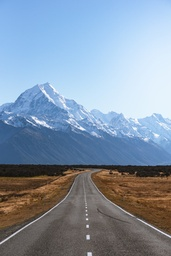
#> input picture segmentation/images/scene.jpeg, 171 x 256 px, shrunk from 1000 x 1498 before the run
$ python gbsegment.py ../images/scene.jpeg
#> lines starting #> are read from the running program, lines starting #| are printed output that depends on the picture
#!/usr/bin/env python
# coding: utf-8

import cv2
import numpy as np
import os, sys
from matplotlib import pyplot as plt


class union_find():
    def __init__(self, n_vertic):
        self._parent = [-1 for _ in range(n_vertic)]
        self._size = [1 for _ in range(n_vertic)]
        self._rank = [0 for _ in range(n_vertic)]
        self.n_vertic = n_vertic

    def join(self, a, b):
        ra = self.find_root(a)
        rb = self.find_root(b)

        if ra == rb:
            return

        if self._rank[ra] <=  self._rank[rb]:
            self._parent[ra] = rb
            self._size[rb] += self._size[ra]
        else:
            self._parent[rb] = ra
            self._size[ra] += self._size[rb]
        if self._rank[ra] ==  self._rank[rb]:
            self._rank[rb] += 1


    def find_root(self, x):
        if self._parent[x] == -1:
            return x

        temp = x
        while self._parent[temp] != -1:
            temp = self._parent[temp]
        self._parent[x] = temp

        return temp

    def size(self, x):
        root = self.find_root(x)
        return self._size[root]

    def parent(self):
        return self._parent

    def num_set(self):
        count = 0
        for p in self._parent:
            if p == -1:
                count += 1
        return count

    def print_set(self):
        for i, r in enumerate(self._parent):
            if r == -1:
                print("Root {}, size {}, rank {}".format(i, self._size[i], self._rank[i]))


def read_image(fpath):
    return cv2.imread(fpath, cv2.IMREAD_COLOR)

def get_distance(image_arr, record_vertic = False):
    """
    Build graph. A Pixel mimics a graph node, the distance messure between two nodes mimics an edge. Every node
    only consider the surounding 8 nodes as neighbors to form edges.
    Input:
        image_arr: a 2D array representing a channel
        record_vertic: choose whether to return the 2D coordinates with respect to an edge
    return:
        1. numpy array of edges
        2. numpy array of corresponding coordinates. Effective when record_vertic=True.
    """
    m, n = image_arr.shape
    dirs = [[-1, 1], [0, 1], [1, 1], [1, 0]]
    dist = []
    coord = []
    for x in range(m):
        for y in range(n):
            for d in dirs:
                nx = x + d[0]
                ny = y + d[1]
                if 0<=nx<m and 0<=ny<n:
                    dist.append(abs(image_arr[x, y] - image_arr[nx, ny]))
                    if record_vertic:
                        coord.append([x*n+y, nx*n+ny])

    return np.array(dist), np.array(coord)

def get_threshold(K, size):
    """
    Correction of internal distance.
    Input:
        K: a constant
        size: the size of the given set
    return:
        a scalar calculated by K/size
    """
    return K/size

def merge(image, K=100, min_size=50, filter_size=(3,3), sigma=0.5, high_recall=True, all_channel=True, verb=True):
    """
    Apply gassian smoothing filter. Use union-and-find data structure to group pixels. Depending on the setting
    of all_channel, either use all R, G, B channel or sum of squared values as clustering criteria.
    If the current edge(on all channels or SS value) is no greater than the internal distance
    (all channels or SS value) of each of the two candidate groups, merge the two groups.
    Input:
        K: same constant to calculate the internal distance
        min_size: the minimum number of pixels to form a group
        filter_size: Gaussian filter kernal size
        sigma: the standard deviation of gaussian filter
        high_recall: high recall mode uses mininum internal distance as metric, it tends not to cluster and
        leads to more segments. If high_recal is not set, it ues max interval distance, making it easier to
        cluster.
        all_channel: if use all three channel
    return:
        A union-find data structure that contains the grouping information.
    """
    image = cv2.GaussianBlur(image, filter_size, sigma)
    edges = []
    n_chan = 0
    n_vertic = image.shape[0]*image.shape[1]
    if len(image.shape) == 2:
        edges.append(get_distance(image))
        n_chan = 1
    elif len(image.shape) == 3:
        n_chan = 3
        for i in range(image.shape[2]):
            if i == 0:
                e, vertices = get_distance(image[:, :, i], record_vertic=True)
            else:
                e, _ = get_distance(image[:, :, i], record_vertic=False)
            edges.append(e)

    edges = np.stack(edges, axis=1)
    index = [x for x in range(len(edges))]
    if all_channel: # edge and inter_diff all have three columns
        index.sort(key = lambda x: np.sum(edges[x, :]))
        inter_diff = np.ones((n_vertic, n_chan)) * get_threshold(K, 1)
    else: # edge and inter_diff only record sum of squared value of three channels
        edges = np.sqrt(np.sum(np.square(edges), axis=1))
        index.sort(key = lambda x: edges[x])
        inter_diff = np.ones((n_vertic, )) * get_threshold(K, 1)

    if verb:
        print("Number of edges and vertices: {}, {}".format(edges.shape[0], inter_diff.shape[0]))

    union_set = union_find(n_vertic)
    for i in index:
        edge = edges[i] # shape = (n_chan, ) or (1, ) depends on argument all_channel
        ru = union_set.find_root(vertices[i, 0])
        rv = union_set.find_root(vertices[i, 1])

        if ru == rv:
            continue

        if np.all(edge <= inter_diff[ru]) and np.all(edge <= inter_diff[rv]):
            du = inter_diff[ru] - get_threshold(K, union_set.size(ru))
            dv = inter_diff[rv] - get_threshold(K, union_set.size(rv))
            union_set.join(ru, rv)
            ru = union_set.find_root(ru)

            if high_recall:
                # use the minimum value among du, dv, edge
                dd = np.min(np.stack([du, dv, edge], axis=0), axis=0)
            else:
                dd = np.max(np.stack([du, dv, edge], axis=0), axis=0)

            inter_diff[ru] = dd + get_threshold(K, union_set.size(ru))

    if min_size > 0:
        for i in index:
            ru = union_set.find_root(vertices[i, 0])
            rv = union_set.find_root(vertices[i, 1])
            if ru != rv and (union_set.size(ru) < min_size or union_set.size(rv) < min_size):
                union_set.join(ru, rv)

    print("Total number of segments: ", np.where(np.array(union_set.parent())==-1)[0].shape[0])

    return union_set


def color_generator(bins):
    """
    A random color generator.
    Input:
        bins: bin number for discretizing color range
    return:
        a numpy array containing R, G, B value
    """
    interval = 255 // bins
    color = np.arange(0, 256, interval)
    n = len(color)
    while True:
        idx = np.random.randint(0, n, 3)
        yield np.array(color[idx])

def render(union_set, image_arr, color_bins=10):
    """
    Render image based on segmentation results
    Input:
        union_set: union-find data structure that contains segementation information
        image_arr: RGB image numpy array
        color_bins: bin number to discretize color range
    return:
        Rendered RGB image
    """
    m, n, c = image_arr.shape
    image_rend = np.copy(image_arr)

    roots_color = {}
    gen = color_generator(color_bins)
    for i in range(union_set.n_vertic):
        root = union_set.find_root(i)
        x, y = int(i/n), int(i%n)

        if root not in roots_color:
            roots_color[root] = next(gen)
        image_rend[x, y, :] = roots_color[root]

    return image_rend


if __name__=="__main__":

    # Read images
    if len(sys.argv) <2:
        print("Usage:\npython3 gbsegment.py [image_path]")
    print("dd")
    fpath = sys.argv[1]
    img = cv2.imread(fpath).astype(float)
    segments = merge(img, K=200, min_size=50, high_recall=True, all_channel=False, verb=True)
#> after the loop in merge, `for i in range(image.shape[2]):`: edges = 3 items
#> in merge, `index = [x for x in range(len(edges))]`: index = 173825 items
#| Number of edges and vertices: 173825, 43776
#> the loop in merge, `for i in index:` made 173825 passes
#> (i, ru, rv, ra in join, rb in join) on passes 1, 2, 6, 9, 14, 15, 16, 17, 18, 19, 21, 23: (36, 13, 13, 12, 13), (51, 18, 18, 17, 18), (69, 24, 24, 23, 24), (87, 30, 30, 29, 30), (111, 38, 38, 37, 38), (135, 46, 46, 45, 46), (147, 50, 50, 49, 50), (159, 54, 54, 53, 54), (174, 59, 59, 58, 59), (195, 66, 66, 65, 66), (252, 85, 85, 84, 85), (308, 273, 273, 102, 273)
#> (i, ru, rv, ra in join, rb in join) on passes 3, 5, 8, 10, 11, 20: (53, 18, 188, 18, 188), (57, 18, 20, 18, 20), (75, 24, 26, 24, 26), (88, 30, 201, 30, 201), (89, 30, 200, 30, 200), (197, 66, 236, 66, 236)
#> the loop in merge, `for i in index:` made 173825 passes
#> i on passes 1 to 3: 36, 51, 53
#| Total number of segments:  252

    # Print original image
    plt.imshow(img/255)
    plt.show()
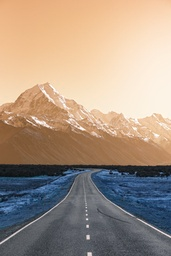
#> shown: shape (256, 171, 3) float64; mean R, G, B 0.657, 0.582, 0.516
    # Print segmented image
    img_render = render(segments, img)
#> after the loop in render, `for i in range(union_set.n_vertic):`:
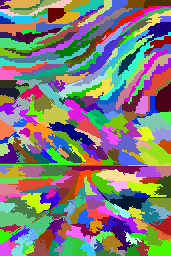
#> image_rend: shape (256, 171, 3) float64; mean B, G, R 117.1, 125.6, 125
    plt.imshow(img_render/255)
    plt.show()
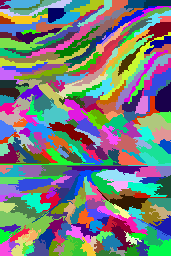
#> shown: shape (256, 171, 3) float64; mean R, G, B 0.459, 0.492, 0.49

$ run again, on segmentation/images/small1.jpg
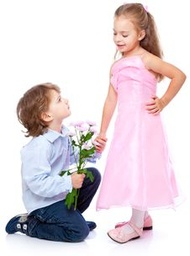
#> input picture segmentation/images/small1.jpg, 190 x 256 px, shrunk from 226 x 304 before the run
#> after the loop in merge, `for i in range(image.shape[2]):`: edges = 3 items
#> index = 193224 items
#| Number of edges and vertices: 193224, 48640
#> the loop in merge, `for i in index:` made 193224 passes
#> (rv, ra in join, rb in join) on passes 2, 3, 7, 8, 10, 11, 13, 14: (191, 1, 191), (190, 1, 190), (3, 1, 3), (193, 1, 193), (4, 1, 4), (194, 1, 194), (5, 1, 5), (195, 1, 195)
#| Total number of segments:  210
#> after the loop in render, `for i in range(union_set.n_vertic):`:
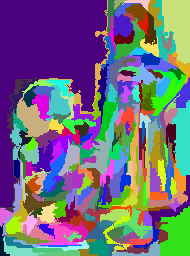
#> image_rend: shape (256, 190, 3) float64; mean B, G, R 124.3, 106.9, 111.7
#> `plt.show()`:
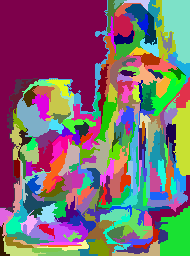
#> shown: shape (256, 190, 3) float64; mean R, G, B 0.487, 0.419, 0.438
